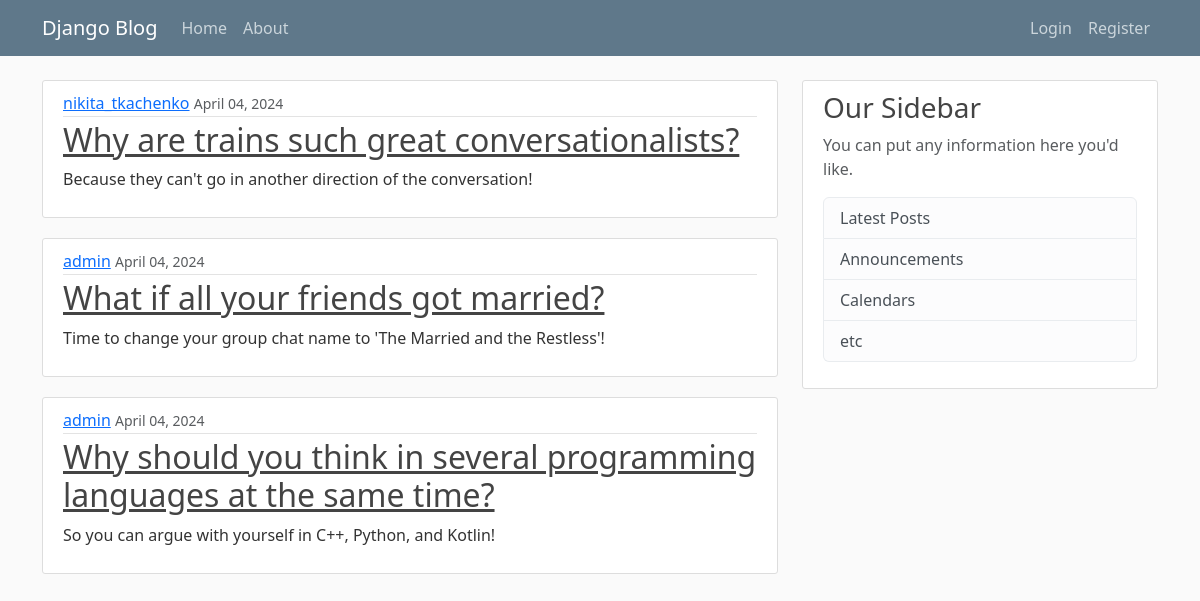
The page / on the database its author committed.
### blog/models.py (models this page shows, shortened)
class Post(models.Model):
    title = models.CharField(max_length=100)
    content = models.TextField()
    date_posted = models.DateTimeField(default=timezone.now)
    author = models.ForeignKey(User, on_delete=models.CASCADE)  # другая БД с которой мы связываемся

### blog/views.py (the view)
# urls.py: path('', views.home, name='blog-home'),
def home(request):
    context = {
        'posts': Post.objects.all(),
        'title': 'Home Page',
    }
    return render(request, template_name='blog/home.html', context=context)

### blog/templates/blog/home.html
{% extends "blog/base.html" %}
{% block content %}
    {% for post in posts %}
        <article class="media content-section">
          <div class="media-body">
            <div class="article-metadata">
              <a class="mr-2" href="#">{{ post.author }}</a>
              <small class="text-muted">{{ post.date_posted|date:"F d, Y" }}</small>
            </div>
            <h2><a class="article-title" href="#">{{ post.title }}</a></h2>
            <p class="article-content">{{ post.content }}</p>
          </div>
        </article>
    {% endfor %}
{% endblock content %}

### blog/templates/blog/base.html (shortened to what this page needs)
{% load static %}
<!DOCTYPE html>
<html lang="en">
<head>
    <link href="https://cdn.jsdelivr.net/npm/bootstrap@5.3.3/dist/css/bootstrap.min.css" rel="stylesheet"
>
    <link rel="stylesheet" type="text/css" href="{% static 'blog/main.css' %}">
</head>
<body>
<header class="site-header">
    <nav class="navbar navbar-expand-md navbar-dark bg-steel fixed-top">
        <div class="container">
            <a class="navbar-brand mr-4" href="{% url  'blog-home' %}">Django Blog</a>
            <div class="collapse navbar-collapse" id="navbarToggle">
                <div class="navbar-nav me-auto">
                    <a class="nav-item nav-link" href="{% url  'blog-home' %}">Home</a>
                    <a class="nav-item nav-link" href="{% url  'blog-about' %}">About</a>
                </div>
                <div class="navbar-nav ms-auto">
                    {% if user.is_authenticated %}
                    <form action="{% url 'logout' %}" method="POST">
                        {% csrf_token %}
                        <button class="nav-item nav-link">Logout</button>
                    </form>
                    <a class="nav-item nav-link" href="{% url 'profile' %}">{{user.username}}</a>
                    {% else %}
                    <a class="nav-item nav-link" href="{% url 'login' %}">Login</a>
                    <a class="nav-item nav-link" href="{% url 'register' %}">Register</a>
                    {% endif %}
                </div>
            </div>
        </div>
    </nav>
</header>
<main role="main" class="container">
    <div class="row">
        <div class="col-md-8">
            {% block content %}{% endblock %}
        </div>
        <div class="col-md-4">
            <div class="content-section">
                <h3>Our Sidebar</h3>
                <p class='text-muted'>You can put any information here you'd like.
                <ul class="list-group">
                    <li class="list-group-item list-group-item-light">Latest Posts</li>
                    <li class="list-group-item list-group-item-light">Announcements</li>
                    <li class="list-group-item list-group-item-light">Calendars</li>
                    <li class="list-group-item list-group-item-light">etc</li>
                </ul>
                </p>
            </div>
        </div>
    </div>
</main>
</body>
</html>

### blog/static/blog/main.css (style rules this page uses)
body { background: #fafafa; color: #333333; margin-top: 5rem; }
h1, h2, h3, h4, h5, h6 { color: #444444; }
ul { margin: 0; }
.bg-steel { background-color: #5f788a; }
.site-header .navbar-nav .nav-link { color: #cbd5db; }
.content-section { background: #ffffff; padding: 10px 20px; border: 1px solid #dddddd; border-radius: 3px; margin-bottom: 20px; }
.article-title { color: #444444; }
.article-content { white-space: pre-line; }
.article-metadata { padding-bottom: 1px; margin-bottom: 4px; border-bottom: 1px solid #e3e3e3 }

### rows shown on the page
Post: author "nikita_tkachenko", date_posted "April 04, 2024", title "Why are trains such great conversationalists?", content "Because they can't go in another direction of the conversation!"
Post: author "admin", date_posted "April 04, 2024", title "What if all your friends got married?", content "Time to change your group chat name to 'The Married and the Restless'!"
Post: author "admin", date_posted "April 04, 2024", title "Why should you think in several programming languages at the same time?", content "So you can argue with yourself in C++, Python, and Kotlin!"
